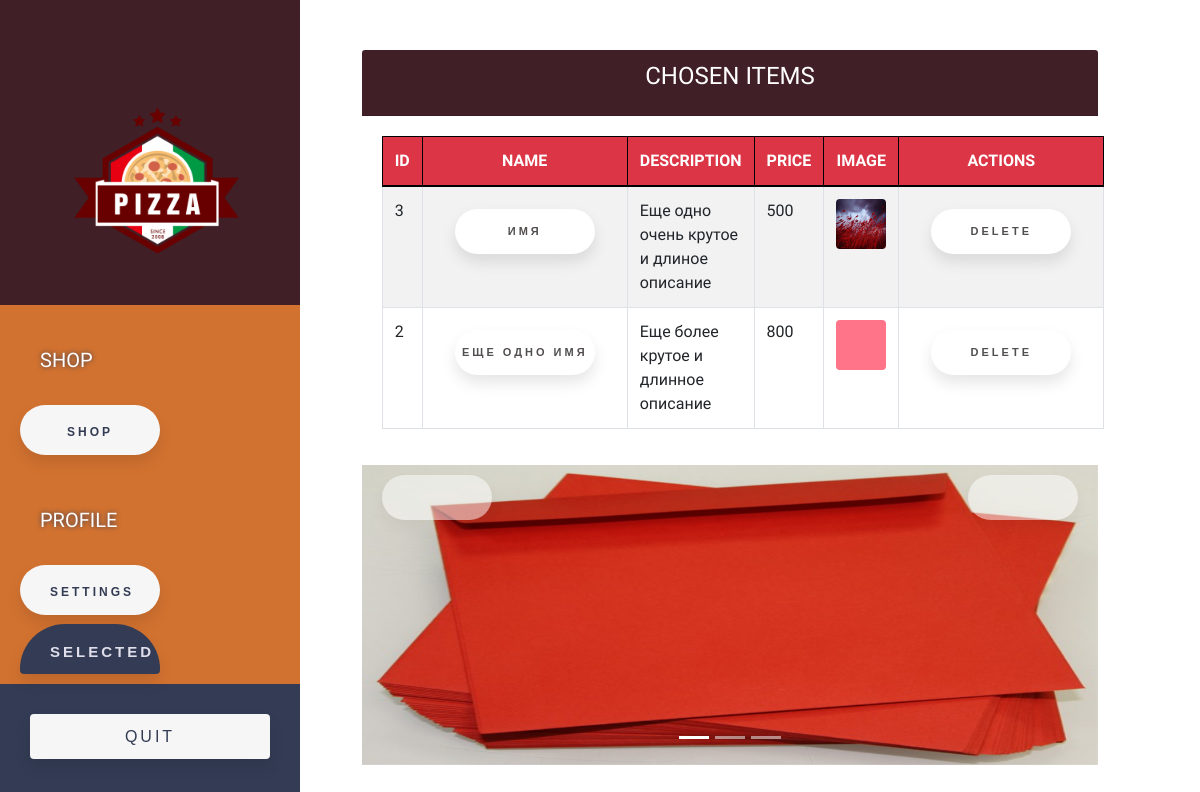
The page /shopapp/shop/chosen (signed in) on the database as committed earlier.
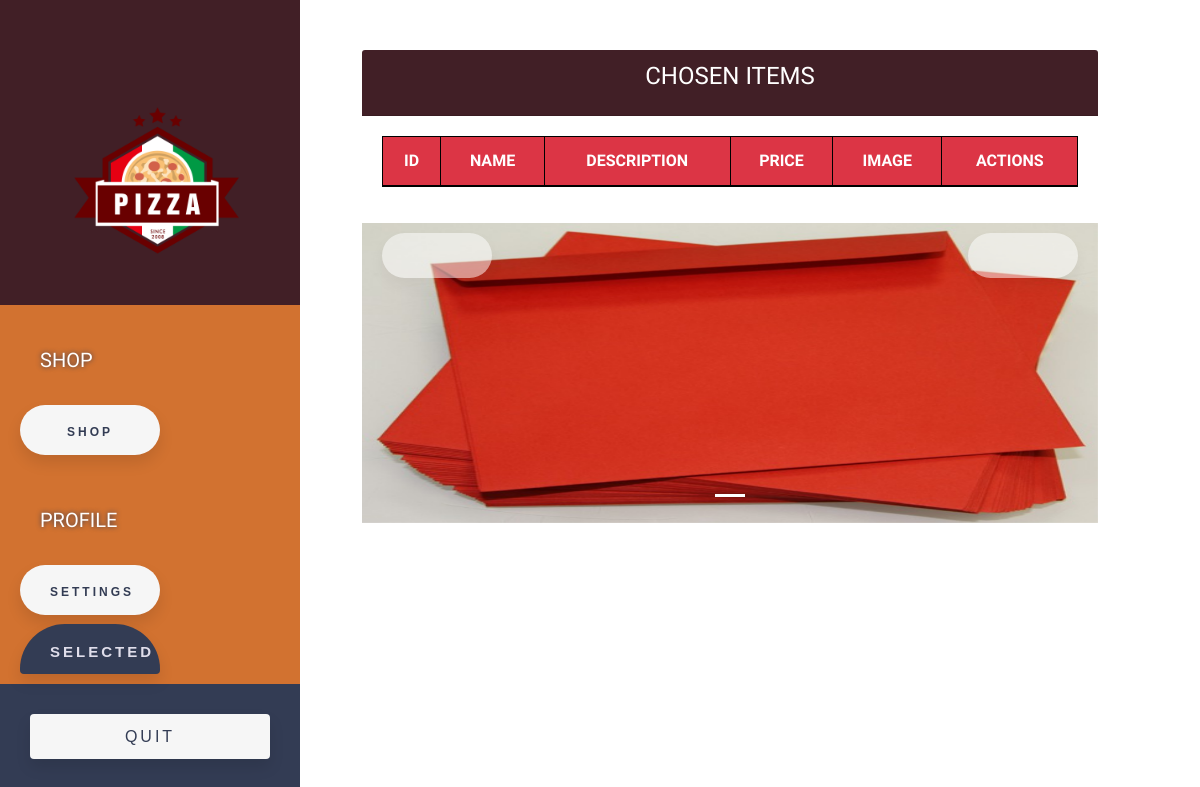
The same page on the database as committed later.
### shopapp/models.py (models this page shows, shortened)
class Product(models.Model):
    author = models.ForeignKey(User, on_delete=models.CASCADE, related_name='author_of_product')
    owners = models.ManyToManyField(User)
    name = models.CharField(max_length=30)
    short_description = models.CharField(max_length=100)
    image = models.ImageField(upload_to='product_images/', blank=False)
    price = models.IntegerField(default=0)

### shopapp/views.py (the view)
# urls.py: path('shopapp/shop/chosen', views.shop_chosen_items, name='shop-chosen-items'),
@login_required(login_url='/shopapp/sign_in/')
def shop_chosen_items(request):
	products = Product.objects.filter(owners=request.user).order_by("-id")
	return render(request, 'shopapp/chosen_items.html', {
		'products': products
	})

### shopapp/templates/shopapp/chosen_items.html (shortened to what this page needs)
{% extends 'shopapp/base.html' %}
{% block page %}
	<div class="offset-lg-4 col-lg-10">
  <div class="card">
    <div class="card-header bg-ruby">
      <h4 class="card-title text-center text-white">
        CHOSEN ITEMS
      </h4>
    </div>
    <div class="card-body">
      <table class="table table-bordered table-hover table-striped">
        <thead>
          <tr class="bg-danger text-white text-center">
            <th>ID</th>
            <th>NAME</th>
            <th>DESCRIPTION</th>
            <th>PRICE</th>
            <th>IMAGE</th>
            <th>ACTIONS</th>
          </tr>
        </thead>
        <tbody>
          {% for product in products %}
            <tr>
              <td scope="row">{{ product.id }}</td>
              <td><a href="{% url 'shop-pick-product' product.id %}">{{ product.name }}</a></td>
              <td>{{ product.short_description }}</td>
              <td>{{ product.price }}</td>
              <td class="text-center"><img class="rounded"
                src="{{ MEDIA_URL }}{{ product.image }}" width="50" height="50"></td>
              <td>
                <a href="{% url 'shop-return-product' product.id %}">DELETE</a>
              </td>
            </tr>
          {% endfor %}
        </tbody>
      </table>
    </div>
    <div id="carouselExampleIndicators" class="carousel slide" data-ride="carousel">
  <ol class="carousel-indicators">
  	<li data-target="#carouselExampleIndicators" data-slide-to="0" class="active"></li>
  	{% for product in products %}
    <li data-target="#carouselExampleIndicators" data-slide-to="{{product.id} + 1}"></li>
    {% endfor %}
  </ol>
  <div class="carousel-inner">
  	<div class="carousel-item active">
      <img class="d-block w-100" src="{{ MEDIA_URL }}product_images/main.jpg" alt="First slide" height="300">
    </div>
  </div>
  <a class="carousel-control-prev" href="#carouselExampleIndicators" role="button" data-slide="prev">
    <span class="carousel-control-prev-icon" aria-hidden="true"></span>
  </a>
  <a class="carousel-control-next" href="#carouselExampleIndicators" role="button" data-slide="next">
    <span class="carousel-control-next-icon" aria-hidden="true"></span>
  </a>
</div>
  </div>
</div>
{% endblock %}

Rows that differ between the two databases and show on the page:
removed Product: id "3", name "ИМЯ", short_description "Еще одно очень крутое и длиное описание", price "500", image (picture)
removed Product: id "2", name "ЕЩЕ ОДНО ИМЯ", short_description "Еще более крутое и длинное описание", price "800", image (picture)
